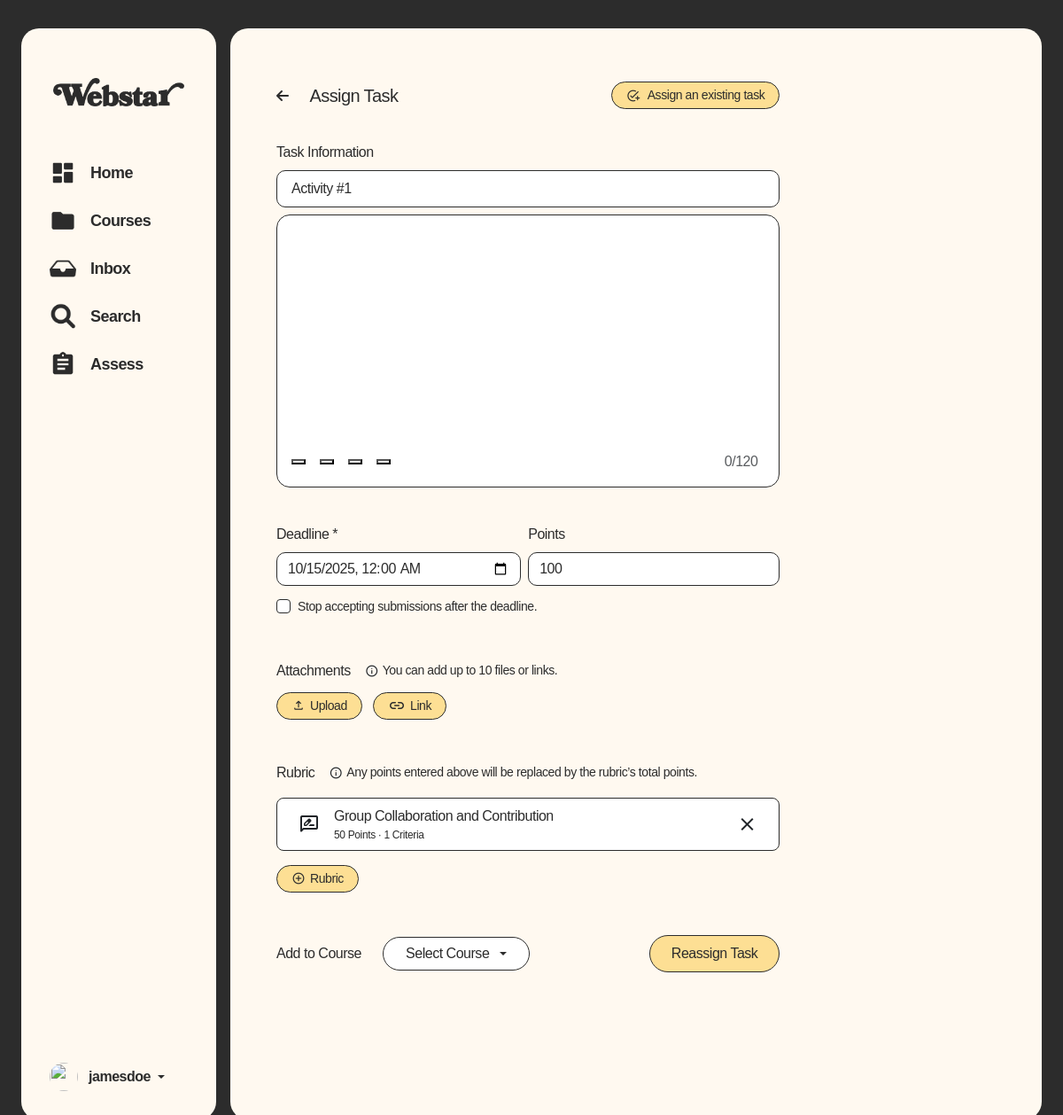
Screenshot of /prof/assign-task.php?reuse=1 (signed in) with the database file from the repository.
### tables this page shows
CREATE TABLE `assignments` (
  `assignmentID` int(5) NOT NULL,
  `assessmentID` int(11) NOT NULL,
  `assignmentDescription` varchar(500) NOT NULL,
  `assignmentPoints` int(5) NOT NULL,
  `rubricID` int(11) DEFAULT NULL
);

CREATE TABLE `assessments` (
  `assessmentID` int(11) NOT NULL,
  `courseID` int(11) NOT NULL,
  `assessmentTitle` varchar(100) NOT NULL,
  `type` enum('Task','Test') DEFAULT 'Task',
  `deadline` date NOT NULL,
  `deadlineEnabled` tinyint(1) NOT NULL DEFAULT 0,
  `createdAt` datetime DEFAULT current_timestamp()
);

CREATE TABLE `rubric` (
  `rubricID` int(11) NOT NULL,
  `rubricTitle` varchar(100) NOT NULL,
  `rubricType` varchar(20) NOT NULL,
  `userID` int(11) DEFAULT NULL,
  `totalPoints` int(100) NOT NULL
);

### prof/assign-task.php (the view, shortened to what the rows shown need)
<?php
include('../shared/assets/database/connect.php');
include("../shared/assets/processes/prof-session-process.php");
$reusedData = null;
if (isset($_GET['reuse'])) {
    $reuseID = $_GET['reuse'];
    $reuseQuery = "SELECT a.assessmentTitle, asg.assignmentDescription, a.deadline, asg.assignmentPoints
                   FROM assessments a
                   JOIN assignments asg ON a.assessmentID = asg.assessmentID
                   WHERE a.assessmentID = '$reuseID' AND a.type = 'Task'";
    $reuseResult = executeQuery($reuseQuery);
    if ($reuseResult && $reuseResult->num_rows > 0) {
        $reusedData = $reuseResult->fetch_assoc();
    }
}
$hasTotalPoints = false;
$colCheck = executeQuery("SHOW COLUMNS FROM rubric LIKE 'totalPoints'");
if ($colCheck && $colCheck->num_rows > 0) { $hasTotalPoints = true; }
$rubricInfo = null;
$selectedRubricID = isset($_GET['selectedRubricID']) ? intval($_GET['selectedRubricID']) : 0;
if ($selectedRubricID > 0) {
    $tpSelect = $hasTotalPoints ? "IFNULL(r.totalPoints, 0) AS totalPoints" : "0 AS totalPoints";
    $tpGroup  = $hasTotalPoints ? ", r.totalPoints" : "";
    $rubricQuery = "SELECT r.rubricID, r.rubricTitle, r.rubricType, $tpSelect, COUNT(c.criterionID) AS criteriaCount
                    FROM rubric r
                    LEFT JOIN criteria c ON c.rubricID = r.rubricID
                    WHERE r.userID = '$userID' AND r.rubricID = '$selectedRubricID'
                    GROUP BY r.rubricID, r.rubricTitle, r.rubricType$tpGroup
                    LIMIT 1";
    $rubricRes = executeQuery($rubricQuery);
    if ($rubricRes && $rubricRes->num_rows > 0) {
        $rubricInfo = $rubricRes->fetch_assoc();
    }
} else {
    $tpSelect = $hasTotalPoints ? "IFNULL(r.totalPoints, 0) AS totalPoints" : "0 AS totalPoints";
    $tpGroup  = $hasTotalPoints ? ", r.totalPoints" : "";
    $rubricQuery = "SELECT r.rubricID, r.rubricTitle, r.rubricType, $tpSelect, COUNT(c.criterionID) AS criteriaCount
                    FROM rubric r
                    LEFT JOIN criteria c ON c.rubricID = r.rubricID
                    WHERE r.userID = '$userID'
                    GROUP BY r.rubricID, r.rubricTitle, r.rubricType$tpGroup
                    ORDER BY r.rubricID DESC
                    LIMIT 1";
    $rubricRes = executeQuery($rubricQuery);
    if ($rubricRes && $rubricRes->num_rows > 0) {
        $rubricInfo = $rubricRes->fetch_assoc();
    }
}
$tpSelectList = $hasTotalPoints ? "IFNULL(r.totalPoints,0) AS totalPoints" : "0 AS totalPoints";
$tpGroupList  = $hasTotalPoints ? ", r.totalPoints" : "";
$rubricsQuery = "SELECT r.rubricID, r.rubricTitle, r.rubricType, $tpSelectList, COUNT(c.criterionID) AS criteriaCount
                 FROM rubric r
                 LEFT JOIN criteria c ON c.rubricID = r.rubricID
                 WHERE r.userID = '$userID'
                 GROUP BY r.rubricID, r.rubricTitle, r.rubricType$tpGroupList
                 ORDER BY r.rubricID DESC";
$rubricsRes = executeQuery($rubricsQuery);
?>
<!doctype html>
<html lang="en">
<head>
    <link href="https://cdn.jsdelivr.net/npm/bootstrap@5.3.6/dist/css/bootstrap.min.css" rel="stylesheet"
>
    <link rel="stylesheet" href="../shared/assets/css/global-styles.css">
    <link rel="stylesheet" href="../shared/assets/css/post-announcement.css">
    <link rel="stylesheet" href="../shared/assets/css/add-lesson.css">
    <link rel="stylesheet" href="../shared/assets/css/sidebar-and-container-styles.css">
    <link href="https://cdnjs.cloudflare.com/ajax/libs/font-awesome/6.5.0/css/all.min.css" rel="stylesheet">
    <link href="https://cdn.jsdelivr.net/npm/bootstrap-icons@1.11.3/font/bootstrap-icons.css" rel="stylesheet">
    <link href="https://cdn.quilljs.com/1.3.6/quill.snow.css" rel="stylesheet">
</head>
<body>
    <div class="container-fluid min-vh-100 d-flex justify-content-center align-items-center p-0 p-md-3"
        style="background-color: var(--black);">
        <div class="row w-100">
            <div class="col main-container m-0 p-0 mx-0 mx-md-2 p-md-4 overflow-y-auto">
                <div class="card border-0 px-3 pt-3 m-0 h-100 w-100 rounded-0 shadow-none"
                    style="background-color: transparent;">
                    <div class="container-fluid py-3 overflow-y-auto row-padding-top">
                        <div class="create-prof-row">
                            <div class="col-12">
                                <form action="" method="POST" enctype="multipart/form-data">
                                    <div class="row">
                                        <div class="col-12 pt-3">
                                            <label for="taskInfo" class="form-label text-med text-16">Task
                                                Information</label>
                                            <input type="text"
                                                class="form-control textbox mb-2 px-3 py-2 text-reg text-16"
                                                id="taskInfo" name="assignmentTitle" placeholder="Task Title *"
                                                value="<?php echo isset($reusedData) ? htmlspecialchars($reusedData['assessmentTitle']) : ''; ?>"
                                                required>
                                        </div>
                                    </div>
                                    <div class="row g-3 m-0 p-0">
                                        <div class="row g-3 mt-4 m-0 p-0">
                                            <div class="col-md-6 m-0 p-0 mb-3 mb-md-0">
                                                <div class="input-group">
                                                    <input type="datetime-local"
                                                        class="form-control textbox text-reg text-16 me-0 me-md-2"
                                                        name="deadline"
                                                        value="<?php echo isset($reusedData['deadline']) ? date('Y-m-d\TH:i', strtotime($reusedData['deadline'])) : ''; ?>"
                                                        required>
                                                </div>
                                            </div>
                                            <div class="col-md-6 m-0 p-0">
                                                <label class="form-label text-med text-16">
                                                    Points
                                                </label>
                                                <input type="number" class="form-control textbox text-reg text-16"
                                                    name="points" placeholder="Ungraded if left blank"
                                                    value="<?php echo isset($reusedData['assignmentPoints']) ? htmlspecialchars($reusedData['assignmentPoints']) : ''; ?>" />
                                            </div>
                                        </div>
                                    </div>
                                    <div class="row">
                                        <div class="col-12">
                                            <div class="row mb-0">
                                                <div class="col">
                                                    <div class="row mb-0 mt-3" <?php echo $rubricInfo ? '' : 'style="display:none;"'; ?>>
                                                        <div class="col-12">
                                                            <div
                                                                class="materials-card d-flex align-items-stretch px-2 py-2 w-100 rounded-3">
                                                                <div
                                                                    class="d-flex w-100 align-items-center justify-content-between">
                                                                    <div class="d-flex align-items-center flex-grow-1">
                                                                        <div>
                                                                            <div class="text-sbold text-16"
                                                                                style="line-height: 1.5;">
                                                                                <?php echo $rubricInfo ? ($rubricInfo['rubricTitle']) : ''; ?>
                                                                            </div>
                                                                            <div class="text-reg text-12 text-break"
                                                                                style="line-height: 1.5;">
                                                                                <?php if ($rubricInfo) { echo ($rubricInfo['totalPoints']) . ' Points · ' . intval($rubricInfo['criteriaCount']) . ' Criteria'; } ?>
                                                                            </div>
                                                                        </div>
                                                                    </div>
                                                                </div>
                                                            </div>
                                                        </div>
                                                    </div>
                                                </div>
                                            </div>
                                        </div>
                                    </div>
                                </form>
                            </div>
                        </div>
                    </div>
                </div>
            </div>
        </div>
    </div>
</body>
</html>

### rows the page displays
assignments: assignmentTitle "Activity #1", deadline "10/15/2025 00:00", points "100"
rubric: rubricTitle "Group Collaboration and Contribution"

### other values shown
$rubricInfo['totalPoints'] "50"
$rubricInfo['criteriaCount'] "1"
